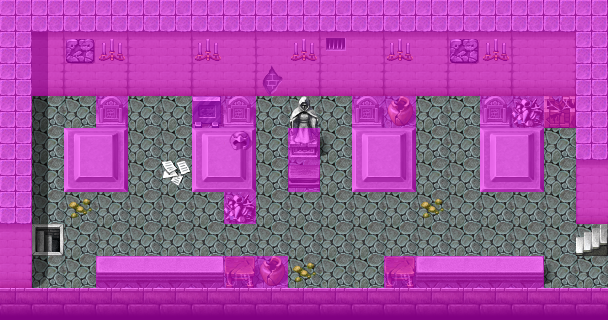

Tiled map render using the project's own tile images. Description and the map definition, with tile-layer contents summarised, below:
An orthogonal 19x10 tile map with 32x32 px tiles, 4 tile layers (Ground, Objects, Above, Walkable), 40 tilesets and 8 objects (4x sign, 2x mapchange, 2x spawn).

<map version="1.0" orientation="orthogonal" width="19" height="10" tilewidth="32" tileheight="32">
 <tileset firstgid="1" name="map_bed_1" tilewidth="32" tileheight="32">
  <image source="../drawable/map_bed_1.png" width="512" height="256" />
 </tileset>
 <tileset firstgid="129" name="map_border_1" tilewidth="32" tileheight="32">
  <image source="../drawable/map_border_1.png" width="512" height="256" />
 </tileset>
 <tileset firstgid="257" name="map_bridge_1" tilewidth="32" tileheight="32">
  <image source="../drawable/map_bridge_1.png" width="512" height="256" />
 </tileset>
 <tileset firstgid="385" name="map_broken_1" tilewidth="32" tileheight="32">
  <image source="../drawable/map_broken_1.png" width="512" height="256" />
 </tileset>
 <tileset firstgid="513" name="map_cavewall_1" tilewidth="32" tileheight="32">
  <image source="../drawable/map_cavewall_1.png" width="576" height="192" />
 </tileset>
 <tileset firstgid="621" name="map_cavewall_2" tilewidth="32" tileheight="32">
  <image source="../drawable/map_cavewall_2.png" width="576" height="192" />
 </tileset>
 <tileset firstgid="729" name="map_cavewall_3" tilewidth="32" tileheight="32">
  <image source="../drawable/map_cavewall_3.png" width="576" height="192" />
 </tileset>
 <tileset firstgid="837" name="map_chair_table_1" tilewidth="32" tileheight="32">
  <image source="../drawable/map_chair_table_1.png" width="512" height="256" />
 </tileset>
 <tileset firstgid="965" name="map_crate_1" tilewidth="32" tileheight="32">
  <image source="../drawable/map_crate_1.png" width="512" height="256" />
 </tileset>
 <tileset firstgid="1093" name="map_cupboard_1" tilewidth="32" tileheight="32">
  <image source="../drawable/map_cupboard_1.png" width="512" height="256" />
 </tileset>
 <tileset firstgid="1221" name="map_curtain_1" tilewidth="32" tileheight="32">
  <image source="../drawable/map_curtain_1.png" width="512" height="256" />
 </tileset>
 <tileset firstgid="1349" name="map_entrance_1" tilewidth="32" tileheight="32">
  <image source="../drawable/map_entrance_1.png" width="512" height="256" />
 </tileset>
 <tileset firstgid="1477" name="map_fence_1" tilewidth="32" tileheight="32">
  <image source="../drawable/map_fence_1.png" width="512" height="256" />
 </tileset>
 <tileset firstgid="1605" name="map_fence_2" tilewidth="32" tileheight="32">
  <image source="../drawable/map_fence_2.png" width="512" height="256" />
 </tileset>
 <tileset firstgid="1733" name="map_ground_1" tilewidth="32" tileheight="32">
  <image source="../drawable/map_ground_1.png" width="512" height="256" />
 </tileset>
 <tileset firstgid="1861" name="map_ground_2" tilewidth="32" tileheight="32">
  <image source="../drawable/map_ground_2.png" width="512" height="256" />
 </tileset>
 <tileset firstgid="1989" name="map_ground_3" tilewidth="32" tileheight="32">
  <image source="../drawable/map_ground_3.png" width="512" height="256" />
 </tileset>
 <tileset firstgid="2117" name="map_ground_4" tilewidth="32" tileheight="32">
  <image source="../drawable/map_ground_4.png" width="512" height="256" />
 </tileset>
 <tileset firstgid="2245" name="map_ground_5" tilewidth="32" tileheight="32">
  <image source="../drawable/map_ground_5.png" width="512" height="256" />
 </tileset>
 <tileset firstgid="2373" name="map_ground_6" tilewidth="32" tileheight="32">
  <image source="../drawable/map_ground_6.png" width="512" height="256" />
 </tileset>
 <tileset firstgid="2501" name="map_ground_7" tilewidth="32" tileheight="32">
  <image source="../drawable/map_ground_7.png" width="512" height="256" />
 </tileset>
 <tileset firstgid="2629" name="map_ground_8" tilewidth="32" tileheight="32">
  <image source="../drawable/map_ground_8.png" width="512" height="256" />
 </tileset>
 <tileset firstgid="2757" name="map_indoor_1" tilewidth="32" tileheight="32">
  <image source="../drawable/map_indoor_1.png" width="512" height="256" />
 </tileset>
 <tileset firstgid="2885" name="map_kitchen_1" tilewidth="32" tileheight="32">
  <image source="../drawable/map_kitchen_1.png" width="512" height="256" />
 </tileset>
 <tileset firstgid="3013" name="map_outdoor_1" tilewidth="32" tileheight="32">
  <image source="../drawable/map_outdoor_1.png" width="512" height="256" />
 </tileset>
 <tileset firstgid="3141" name="map_pillar_1" tilewidth="32" tileheight="32">
  <image source="../drawable/map_pillar_1.png" width="512" height="256" />
 </tileset>
 <tileset firstgid="3269" name="map_plant_1" tilewidth="32" tileheight="32">
  <image source="../drawable/map_plant_1.png" width="512" height="256" />
 </tileset>
 <tileset firstgid="3397" name="map_rock_1" tilewidth="32" tileheight="32">
  <image source="../drawable/map_rock_1.png" width="512" height="256" />
 </tileset>
 <tileset firstgid="3525" name="map_roof_1" tilewidth="32" tileheight="32">
  <image source="../drawable/map_roof_1.png" width="512" height="256" />
 </tileset>
 <tileset firstgid="3653" name="map_roof_2" tilewidth="32" tileheight="32">
  <image source="../drawable/map_roof_2.png" width="512" height="256" />
 </tileset>
 <tileset firstgid="3781" name="map_shop_1" tilewidth="32" tileheight="32">
  <image source="../drawable/map_shop_1.png" width="512" height="256" />
 </tileset>
 <tileset firstgid="3909" name="map_sign_ladder_1" tilewidth="32" tileheight="32">
  <image source="../drawable/map_sign_ladder_1.png" width="512" height="256" />
 </tileset>
 <tileset firstgid="4037" name="map_table_1" tilewidth="32" tileheight="32">
  <image source="../drawable/map_table_1.png" width="512" height="256" />
 </tileset>
 <tileset firstgid="4165" name="map_trail_1" tilewidth="32" tileheight="32">
  <image source="../drawable/map_trail_1.png" width="512" height="256" />
 </tileset>
 <tileset firstgid="4293" name="map_tree_1" tilewidth="32" tileheight="32">
  <image source="../drawable/map_tree_1.png" width="512" height="256" />
 </tileset>
 <tileset firstgid="4421" name="map_wall_1" tilewidth="32" tileheight="32">
  <image source="../drawable/map_wall_1.png" width="512" height="256" />
 </tileset>
 <tileset firstgid="4549" name="map_wall_2" tilewidth="32" tileheight="32">
  <image source="../drawable/map_wall_2.png" width="480" height="256" />
 </tileset>
 <tileset firstgid="4669" name="map_wall_3" tilewidth="32" tileheight="32">
  <image source="../drawable/map_wall_3.png" width="480" height="256" />
 </tileset>
 <tileset firstgid="4789" name="map_window_1" tilewidth="32" tileheight="32">
  <image source="../drawable/map_window_1.png" width="512" height="256" />
 </tileset>
 <tileset firstgid="4917" name="map_window_2" tilewidth="32" tileheight="32">
  <image source="../drawable/map_window_2.png" width="512" height="256" />
 </tileset>
 <layer name="Ground" width="19" height="10">
  <data>[190 cells, 190 non-empty, 12 distinct tile ids]</data>
 </layer>
 <layer name="Objects" width="19" height="10">
  <data>[190 cells, 39 non-empty, 20 distinct tile ids]</data>
 </layer>
 <layer name="Above" width="19" height="10">
  <data>[190 cells, 10 non-empty, 4 distinct tile ids]</data>
 </layer>
 <layer name="Walkable" width="19" height="10">
  <data>[190 cells, 124 non-empty, 1 distinct tile ids]</data>
 </layer>
 <objectgroup name="Mapevents">
  <object name="up" type="mapchange" x="576" y="224" width="32" height="32">
   <properties>
    <property name="map" value="fallhaven_church" />
    <property name="place" value="down" />
   </properties>
  </object>
  <object name="down" type="mapchange" x="32" y="224" width="32" height="32">
   <properties>
    <property name="map" value="catacombs2" />
    <property name="place" value="up" />
   </properties>
  </object>
  <object name="sign_catacombs1_grave1" type="sign" x="128" y="96" width="32" height="32" />
  </objectgroup>
 <objectgroup name="Keys" />
 <objectgroup name="Spawn">
  <!-- 1 objects omitted --></objectgroup>
 <objectgroup name="Spawn_rats">
  <!-- 1 objects omitted --></objectgroup>
</map>
<!-- 5 of 8 objects omitted -->
